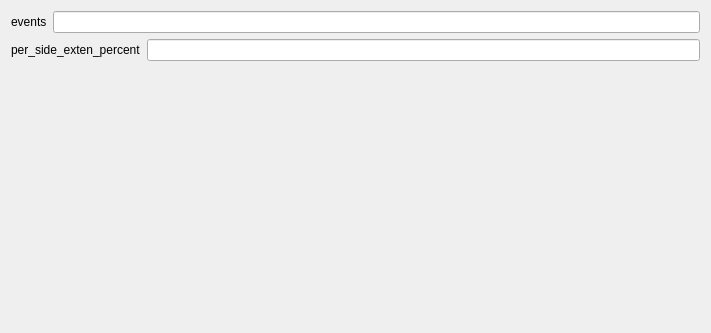
<?xml version="1.0" encoding="UTF-8"?>
<ui version="4.0">
 <class>ExtendEventsSettingsView</class>
 <widget class="QWidget" name="ExtendEventsSettingsView">
  <property name="styleSheet">
   <string notr="true">font: 12pt &quot;Roboto&quot;;</string>
  </property>
  <property name="geometry">
   <rect>
    <x>0</x>
    <y>0</y>
    <width>711</width>
    <height>333</height>
   </rect>
  </property>
  <property name="windowTitle">
   <string>Form</string>
  </property>
  <layout class="QVBoxLayout" name="verticalLayout">
   <item>
    <layout class="QHBoxLayout" name="events_horizontalLayout">
     <item>
      <widget class="QLabel" name="events_label">
       <property name="text">
        <string>events</string>
       </property>
      </widget>
     </item>
     <item>
      <widget class="QLineEdit" name="events_lineedit"/>
     </item>
    </layout>
   </item><item>
    <layout class="QHBoxLayout" name="per_side_exten_percent_horizontalLayout">
     <item>
      <widget class="QLabel" name="per_side_exten_percent_label">
       <property name="text">
        <string>per_side_exten_percent</string>
       </property>
      </widget>
     </item>
     <item>
      <widget class="QLineEdit" name="per_side_exten_percent_lineedit"/>
     </item>
    </layout>
   </item>
   <item>
    <spacer name="verticalSpacer">
     <property name="orientation">
      <enum>Qt::Vertical</enum>
     </property>
     <property name="sizeHint" stdset="0">
      <size>
       <width>20</width>
       <height>40</height>
      </size>
     </property>
    </spacer>
   </item>
  </layout>
 </widget>
 <resources>
  <include location="../../../../snooz-toolbox/src/main/python/ui/themes/themes.qrc"/>
 </resources>
 <connections/>
 </ui>
